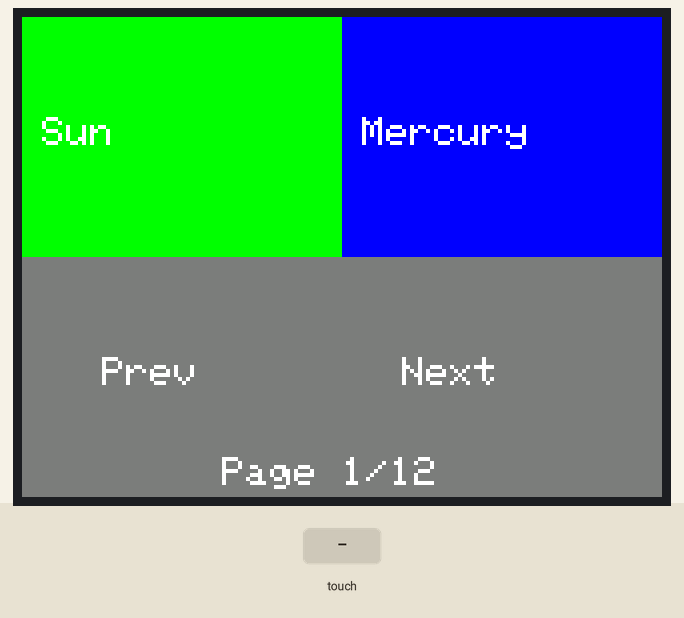
This sketch was run on a simulated Arduino Uno, built with avr-gcc and run on an emulated ATmega328P. Parts: 320×240 colour display. The inputs (shaded band) are chosen by the test bench.

Above: at 1.5 s.
1.6 s: touch panel pressed at 13 % / 10 % of its raw x / y range
At 2.5 s:
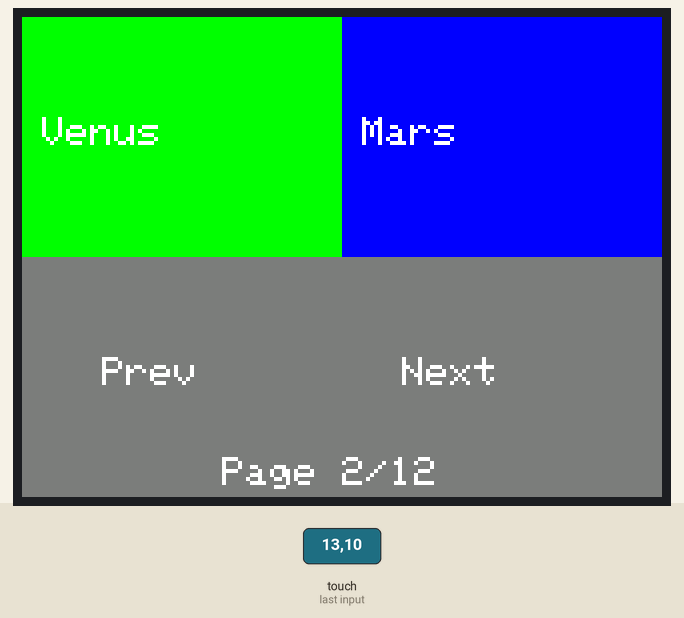
3.2 s: touch panel pressed at 38 % / 10 % of its raw x / y range
At 3.8 s:
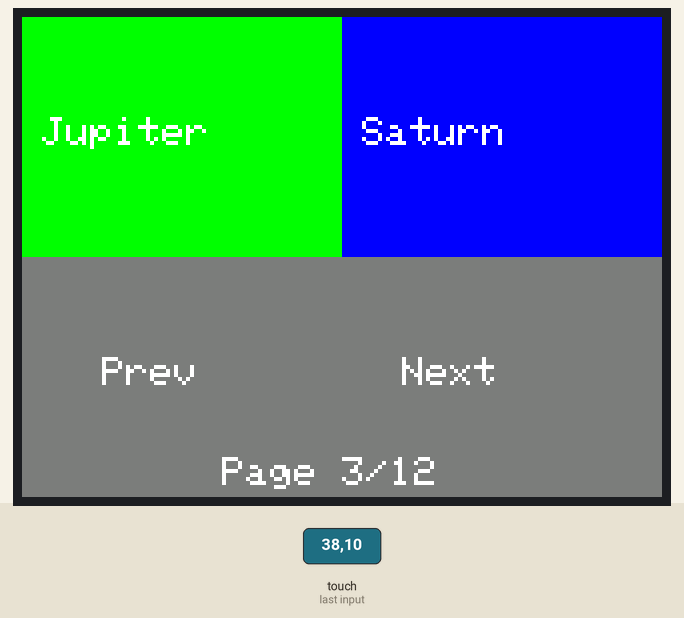
4.8 s: touch panel pressed at 13 % / 30 % of its raw x / y range
At 6.1 s:
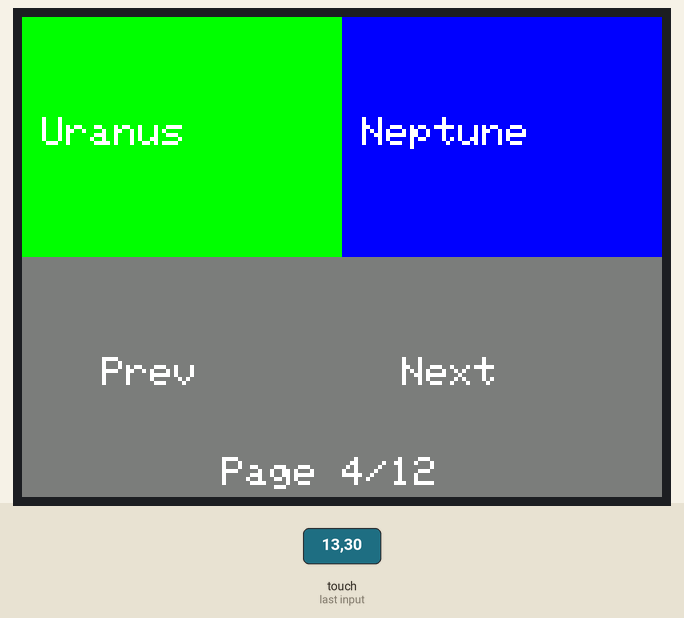
6.4 s: touch panel pressed at 38 % / 30 % of its raw x / y range
At 7.4 s:
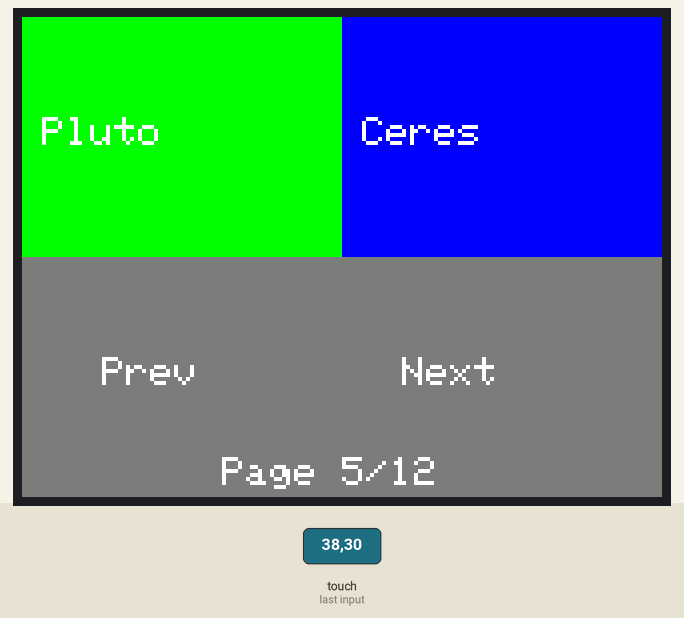
8.0 s: touch panel pressed at 13 % / 50 % of its raw x / y range
At 8.6 s:
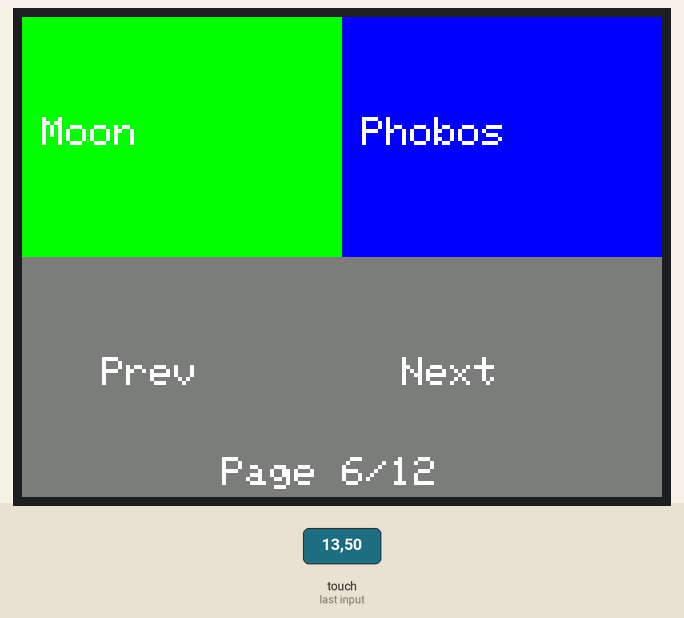
9.6 s: touch panel pressed at 38 % / 50 % of its raw x / y range
At 11.0 s:
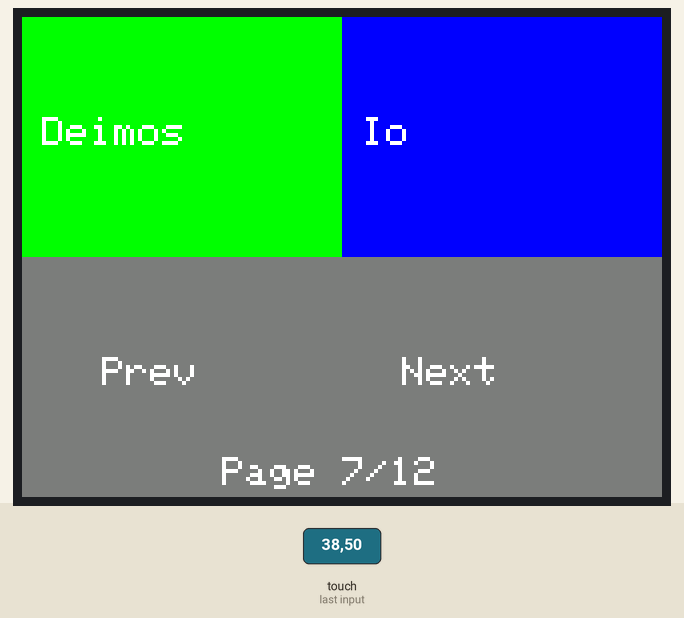
Timing chart, 0 to 12.2 s (numbered marks = the images above; inputs shaded):
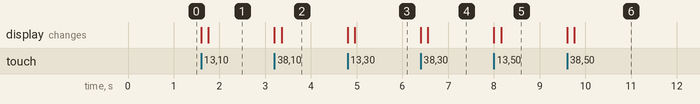

The sketch:

touchmapping.ino
```cpp
#include <Adafruit_GFX.h>
#include <TouchScreen.h>
#include <MCUFRIEND_kbv.h>

#define MINPRESSURE 40
#define MAXPRESSURE 1000


const int16_t XP = 8,  XM = A2, YP = A3, YM = 9;
TouchScreen ts = TouchScreen(XP, YP, XM, YM, 300);
MCUFRIEND_kbv tft;


int mapX(int rawY) {
  return constrain(map(rawY, 130, 900, 0, 320), 0, 319);
}
int mapY(int rawX) {
  return constrain(map(rawX, 150, 880, 0, 240), 0, 239);
}


const int NUM_OBJECTS = 24;
const char* OBJECTS[NUM_OBJECTS] = {
  "Sun",       // 0
  "Mercury",   // 1
  "Venus",     // 2
  "Mars",      // 3
  "Jupiter",   // 4
  "Saturn",    // 5
  "Uranus",    // 6
  "Neptune",   // 7
  "Pluto",     // 8
  "Ceres",     // 9
  "Moon",      //10
  "Phobos",    //11
  "Deimos",    //12
  "Io",        //13
  "Europa",    //14
  "Ganymede",  //15
  "Callisto",  //16
  "Titan",     //17
  "Rhea",      //18
  "Iapetus",   //19
  "Enceladus", //20
  "Titania",   //21
  "Oberon",    //22
  "Triton"     //23
};

// two object each page, Prev / Next
const int OBJECTS_PER_PAGE = 2;
const int TOTAL_PAGES = (NUM_OBJECTS + OBJECTS_PER_PAGE - 1) / OBJECTS_PER_PAGE;

int currentPage = 0;


void drawPage() {
  tft.fillScreen(0x0000);
  tft.setTextSize(2);
  tft.setTextColor(0xFFFF);


  int idxLeft  = currentPage * OBJECTS_PER_PAGE;
  int idxRight = idxLeft + 1;

  // topleft
  tft.fillRect(0, 0, 160, 120, 0x07E0); // green
  tft.setCursor(10, 50);
  if (idxLeft < NUM_OBJECTS) {
    tft.print(OBJECTS[idxLeft]);
  } else {
    tft.print("---");
  }

  // topright
  tft.fillRect(160, 0, 160, 120, 0x001F); // blue
  tft.setCursor(170, 50);
  if (idxRight < NUM_OBJECTS) {
    tft.print(OBJECTS[idxRight]);
  } else {
    tft.print("---");
  }

  // Prev
  tft.fillRect(0, 120, 160, 120, 0x7BEF); // grey
  tft.setCursor(40, 170);
  if (currentPage > 0) {
    tft.print("Prev");
  } else {
    tft.print("Prev");
  }

  // Next
  tft.fillRect(160, 120, 160, 120, 0x7BEF);
  tft.setCursor(190, 170);
  if (currentPage < TOTAL_PAGES - 1) {
    tft.print("Next");
  } else {
    tft.print("Next");
  }

  // page numbers
  tft.setTextSize(2);
  tft.setCursor(100, 220);
  tft.print("Page ");
  tft.print(currentPage + 1);
  tft.print("/");
  tft.print(TOTAL_PAGES);
}


void setup() {
  Serial.begin(9600);

  uint16_t ID = tft.readID();
  tft.begin(ID);
  tft.setRotation(3);

  drawPage();
}


void loop() {
  TSPoint p = ts.getPoint();
  pinMode(XM, OUTPUT);
  pinMode(YP, OUTPUT);

  if (p.z > MINPRESSURE && p.z < MAXPRESSURE) {

    int px = mapX(p.y);
    int py = mapY(p.x);


    bool isTop    = (py >= 120);
    bool isLeft   = (px >= 160);
    bool isRight  = !isLeft;
    bool isBottom = !isTop;

    int idxLeft  = currentPage * OBJECTS_PER_PAGE;
    int idxRight = idxLeft + 1;


    if (isTop) {

      if (isLeft && idxLeft < NUM_OBJECTS) {
        const char* name = OBJECTS[idxLeft];
        Serial.print("STAR:");
        Serial.println(name);
      }

      else if (isRight && idxRight < NUM_OBJECTS) {
        const char* name = OBJECTS[idxRight];
        Serial.print("STAR:");
        Serial.println(name);
      }
    }

    else {

      if (isLeft) {
        if (currentPage > 0) {
          currentPage--;
          drawPage();
        }
      }

      else {
        if (currentPage < TOTAL_PAGES - 1) {
          currentPage++;
          drawPage();
        }
      }
    }

    delay(200);
  }
}
```

Measured:
- after the input at 1.6 s, the display: first changes at once (image 1 shows a later state)
- after the input at 3.2 s, the display: first changes at once (image 2 shows a later state)
- after the input at 4.8 s, the display: first changes at once (image 3 shows a later state)
- after the input at 6.4 s, the display: first changes at once (image 4 shows a later state)
- after the input at 8.0 s, the display: first changes at once (image 5 shows a later state)
- after the input at 9.6 s, the display: first changes at once (image 6 shows a later state)
